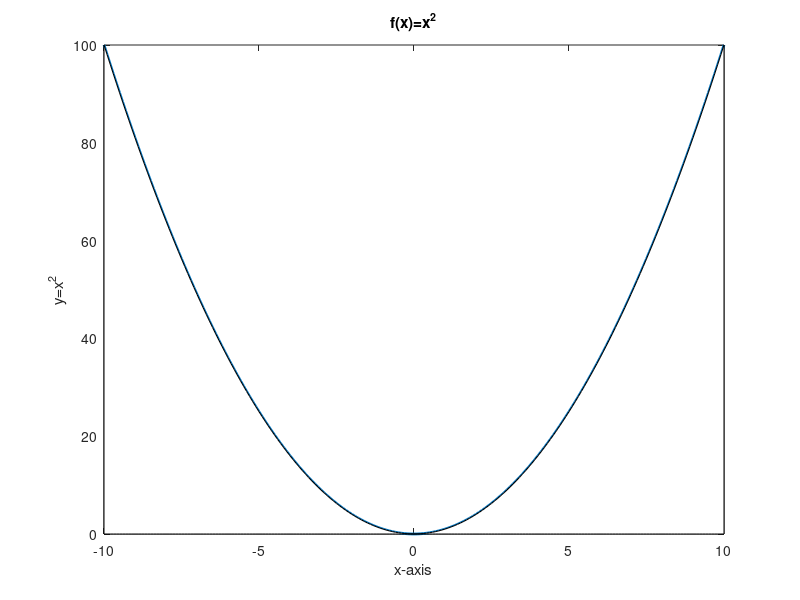
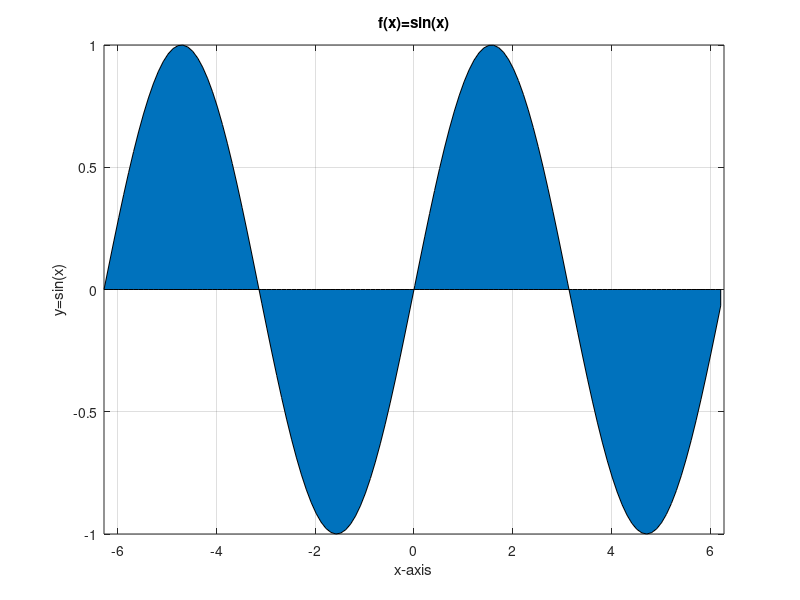
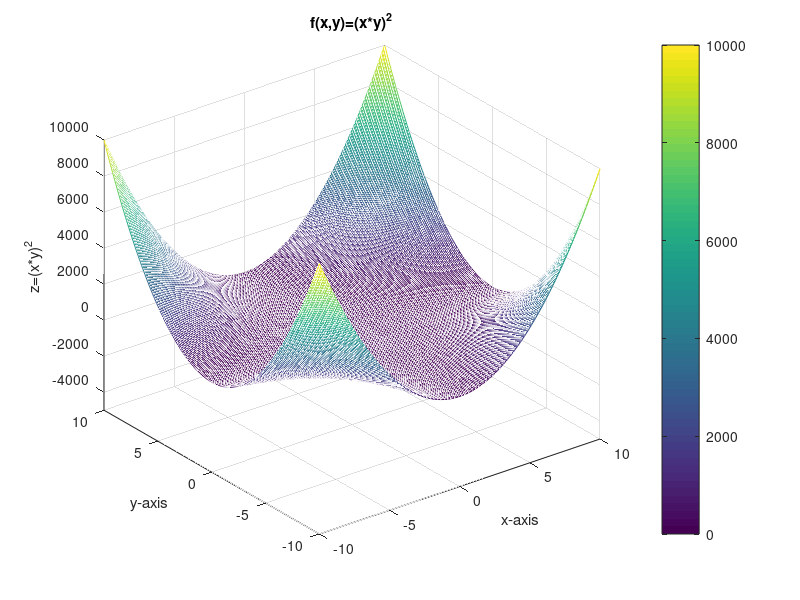
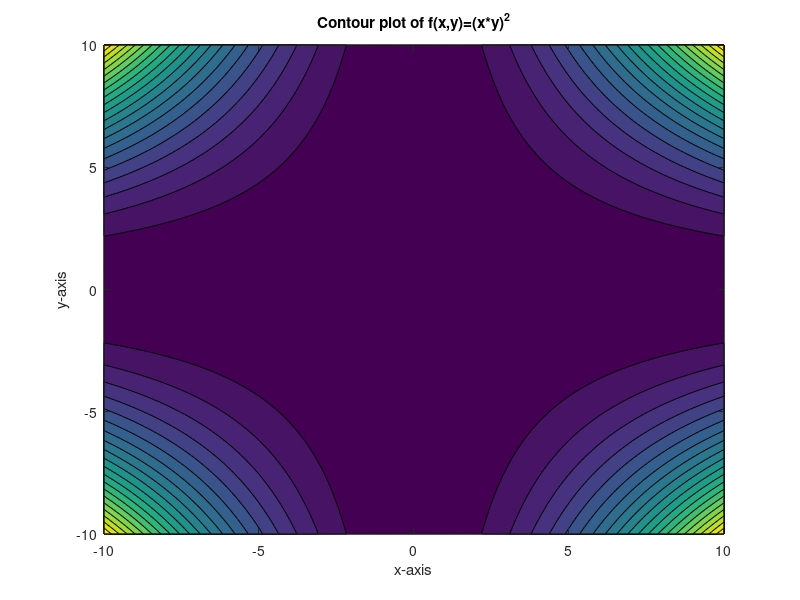

Write MATLAB code to recreate these figures, in order.
%---------------- Mathematics for Data science ---------------------------%
%------------------------ Homework 1 -------------------------------------%

%----------------------------- Problem 1 ---------------------------------%
% plot f(x)=x^2 , -10<=x<=10

clear
clc
close all

figure('name','Plot of f(x)=x^2')
x=-10:0.1:10;
y=x.^2;
plot(x,y,'LineWidth',2)
set(gca,'Color','c')
hold on 
area(x,y,'FaceColor','white');
title('f(x)=x^2')
xlabel('x-axis');ylabel('y=x^2')
%%
%----------------------------- Problem 2 ---------------------------------%
% plot f(x)=sin(x) , -2*pi<=x<=2*pi

figure('name','Plot of f(x)=sin(x)')
x=-2*pi:0.1:2*pi;
area(x,sin(x));title('f(x)=sin(x)');xlim([-2*pi 2*pi])
xlabel('x-axis');ylabel('y=sin(x)');grid on
%%
%----------------------------- Problem 3 ---------------------------------%
% plot f(x,y)=(x*y)^2 , -10<=x<=10 & -10<=y<=10
figure('name','Plot of f(x,y)=(x*y)^2')
[x,y]=meshgrid(-10:0.1:10);
z=(x.*y).^2;
mesh(x,y,z)
%shading interp
colorbar
zlim([-5000,10000])
xlabel('x-axis');ylabel('y-axis');zlabel('z=(x*y)^2');title('f(x,y)=(x*y)^2')
%%
%----------------------------- Problem 4 ---------------------------------%
% contour of f(x,y)=(x*y)^2 , -10<=x<=10 & -10<=y<=10
figure('name','Contour Plot of f(x,y)=(x*y)^2')
contourf(x,y,z,20);title('Contour plot of f(x,y)=(x*y)^2')
xlabel('x-axis');ylabel('y-axis')

 
